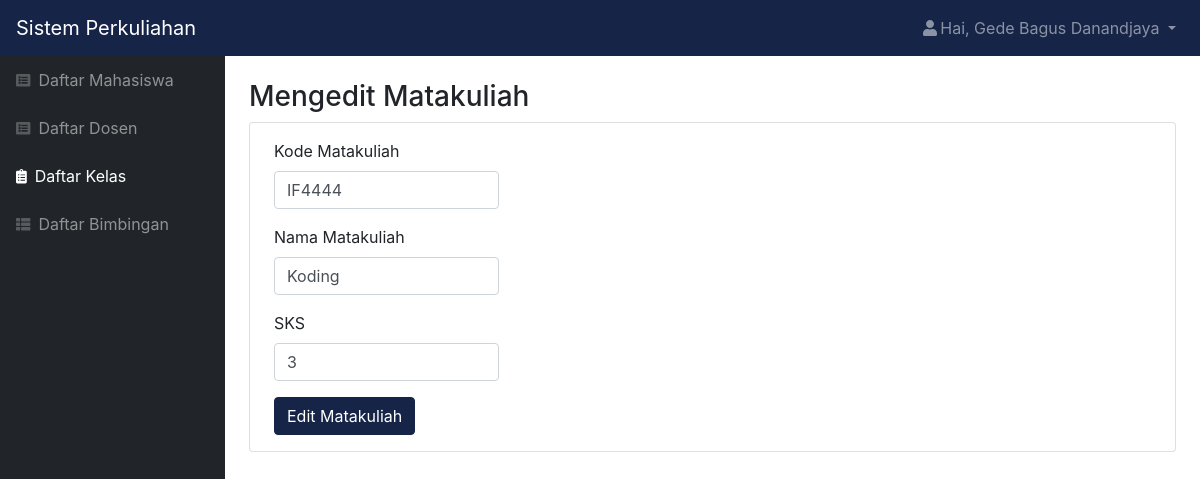
The app's page /edit_matakuliah.php?id_mk=5 (signed in) with its own data.
### tables this page shows
CREATE TABLE `matakuliah` (
  `id_mk` int(11) NOT NULL,
  `kode_mk` char(6) NOT NULL,
  `matakuliah` varchar(100) NOT NULL,
  `sks` int(11) NOT NULL
);

### edit_matakuliah.php (the view, shortened to what this page needs)
<?php
include "function.php";
$nama = $_SESSION['nama'];
$id = $_GET['id_mk'];
$queryMK = mysqli_query($koneksi, "SELECT * FROM matakuliah WHERE id_mk = '$id'");
$mk = mysqli_fetch_assoc($queryMK);
?>
<!DOCTYPE html>
<html lang="en">
    <head>
        <link href="css/styles.css" rel="stylesheet" />
        <link href="https://cdn.datatables.net/1.10.20/css/dataTables.bootstrap4.min.css" rel="stylesheet" />
    </head>
    <body class="sb-nav-fixed">
        <nav class="sb-topnav navbar navbar-expand navbar-dark bg-dark">
            <a class="navbar-brand" href="index.html">Sistem Perkuliahan</a>
            <ul class="navbar-nav ml-auto">
                <li class="nav-item dropdown">
                    <a class="nav-link dropdown-toggle" id="userDropdown" href="#" role="button" data-toggle="dropdown" aria-haspopup="true" aria-expanded="false"><i class="fas fa-user fa-fw"></i>Hai, <?= $nama; ?> </a>
                </li>
            </ul>
        </nav>
        <div id="layoutSidenav">
            <div id="layoutSidenav_nav">
                <nav class="sb-sidenav accordion sb-sidenav-dark" id="sidenavAccordion">
                    <div class="sb-sidenav-menu">
                        <div class="nav">
                            <a class="nav-link" href="mahasiswa.php"
                                ><div class="sb-nav-link-icon"><i class="fas fa-list-alt"></i></div>
                                Daftar Mahasiswa</a
                            >
                            <a class="nav-link" href="dosen.php"
                                ><div class="sb-nav-link-icon"><i class="fas fa-list-alt"></i></div>
                                Daftar Dosen</a
                            >
                            <a class="nav-link active" href="kelas.php"
                                ><div class="sb-nav-link-icon"><i class="fas fa-clipboard-list"></i></div>
                                Daftar Kelas</a
                            >
                            <a class="nav-link" href="bimbingan.php"
                                ><div class="sb-nav-link-icon"><i class="fas fa-th-list"></i></div>
                                Daftar Bimbingan</a
                            >
                        </div>
                    </div>
                </nav>
            </div>
            <div id="layoutSidenav_content">
                <main>
                    <div class="container-fluid">
                        <h3 class="mt-4">Mengedit Matakuliah</h3>
                        <div class="card mb-4">
                            <form form action="function.php?act=editMatakuliah&id_mk=<?= $id; ?>" id="buat" method="POST" >
                                <div class="form-group ml-4 py-3 mb-0">
                                    <label for="kode_mk">Kode Matakuliah</label>
                                    <input type="text" class="form-control col-sm-3" id="kode_mk" name="kode_mk"  value="<?= $mk['kode_mk']; ?>" >
                                </div>
                                <div class="form-group ml-4">
                                    <label for="matakuliah">Nama Matakuliah</label>
                                    <input type="text" class="form-control col-sm-3" id="matakuliah" name="matakuliah"  value="<?= $mk['matakuliah']; ?>">
                                </div>
                                <div class="form-group ml-4">
                                    <label for="sks">SKS</label>
                                    <input type="number" class="form-control col-sm-3" id="sks" name="sks" value="<?= $mk['sks']; ?>">
                                </div>
                                <input type="submit" name="buat_btn" id="buat" class="btn btn-primary ml-4 mb-3" value="Edit Matakuliah">
                            </form>
                        </div>
                    </div>
                </main>
            </div>
        </div>
    </body>
</html>

### records on screen
matakuliah: kode_mk "IF4444", matakuliah "Koding", sks "3"

### other values on screen
$nama "Gede Bagus Danandjaya"
